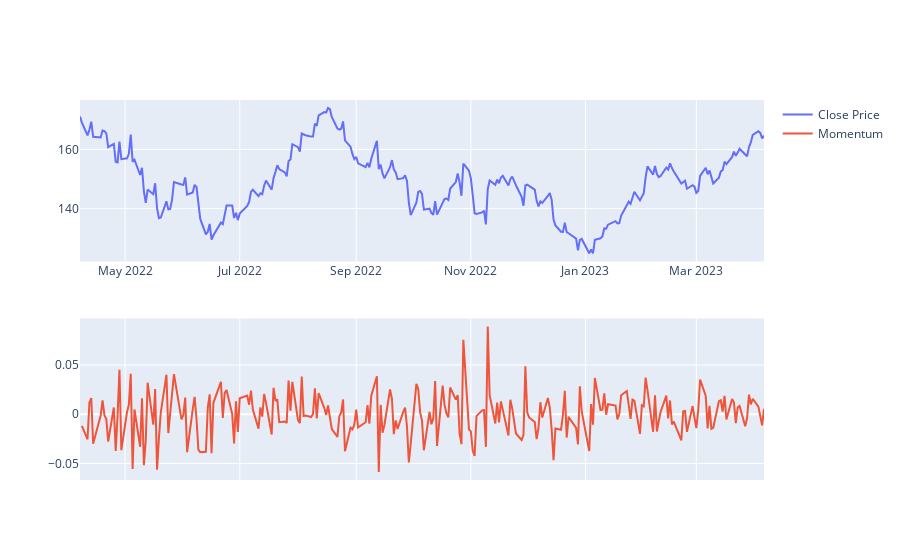

Notebook code cell kept with this figure:
### Code cell
figure = make_subplots(rows=2, cols=1)
figure.add_trace(go.Scatter(x=data.index, 
                         y=data['Close'], 
                         name='Close Price'))
figure.add_trace(go.Scatter(x=data.index, 
                         y=data['momentum'], 
                         name='Momentum', 
                         yaxis='y2'))

### Figure 1 — Plotly figure (JSON) as saved in the notebook; plotly's stock layout.template omitted (floating-point values rounded to 4 significant figures; data arrays with more than 128 entries replaced by an {"elided": "..."} marker saying what was removed)
{"data": [{"name": "Close Price", "type": "scatter", "x": {"elided": "251 str values"}, "y": {"elided": "251 float values"}}, {"name": "Momentum", "type": "scatter", "x": {"elided": "251 str values"}, "y": {"elided": "251 float values"}, "yaxis": "y2"}], "layout": {"xaxis": {"anchor": "y", "domain": [0, 1]}, "xaxis2": {"anchor": "y2", "domain": [0, 1]}, "yaxis": {"anchor": "x", "domain": [0.575, 1]}, "yaxis2": {"anchor": "x2", "domain": [0, 0.425]}}}
